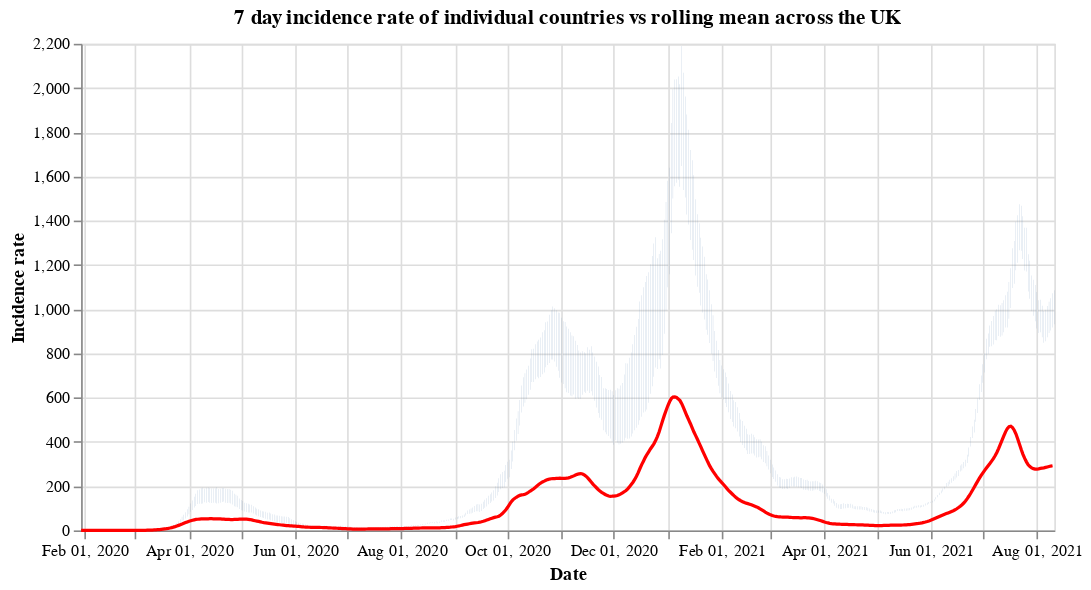

Here is the notebook cell this chart was saved with:
### Code cell
#collapse
countries = uk_cases['areaName'].unique()
countries.sort()

selection = alt.selection_single(
    name='Select',
    fields=['areaName'],
    init={'areaName': 'Wales'},
    bind={'areaName': alt.binding_select(options=countries)}
)

# scatter plot, modify opacity based on selection
bars = alt.Chart(uk_cases).mark_bar().add_selection(
    selection
).encode(
    x=alt.X("yearmonthdate(date):T", axis=alt.Axis(title='Date')),
    y=alt.Y("weeklyCasesRate:Q", axis=alt.Axis(title='Incidence rate')),
    tooltip='weeklyCasesRate:Q',
    opacity=alt.condition(selection, alt.value(1), alt.value(0))
).properties(title=f'7 day incidence rate of individual countries vs rolling mean across the UK', width=600)

line = alt.Chart(overview_cases).mark_line(
    color='red',
    size=2,
).transform_window(
    rolling_mean='mean(weeklyCasesRate)',
    frame=[0, 7]
).encode(
    x='yearmonthdate(date):T',
    y='rolling_mean:Q'
)

alt.layer(bars, line)

### Figure 1 — Vega-Lite specification as saved in the notebook (floating-point values rounded to 4 significant figures; data arrays with more than 128 entries replaced by an {"elided": "..."} marker saying what was removed)
{"config": {"view": {"continuousWidth": 400, "continuousHeight": 300}}, "layer": [{"data": {"name": "data-6adc8a7d1a96e64ab61dbe8e485c82a9"}, "mark": "bar", "encoding": {"opacity": {"condition": {"value": 1, "selection": "Select"}, "value": 0}, "tooltip": {"type": "quantitative", "field": "weeklyCasesRate"}, "x": {"type": "temporal", "axis": {"title": "Date"}, "field": "date", "timeUnit": "yearmonthdate"}, "y": {"type": "quantitative", "axis": {"title": "Incidence rate"}, "field": "weeklyCasesRate"}}, "selection": {"Select": {"type": "single", "fields": ["areaName"], "init": {"areaName": "Wales"}, "bind": {"areaName": {"input": "select", "options": ["England", "Northern Ireland", "Scotland", "Wales"]}}}}, "title": "7 day incidence rate of individual countries vs rolling mean across the UK", "width": 600}, {"data": {"name": "data-dfacd2c2904ce7dc7162212428fa87a8"}, "mark": {"type": "line", "color": "red", "size": 2}, "encoding": {"x": {"type": "temporal", "field": "date", "timeUnit": "yearmonthdate"}, "y": {"type": "quantitative", "field": "rolling_mean"}}, "transform": [{"window": [{"op": "mean", "field": "weeklyCasesRate", "as": "rolling_mean"}], "frame": [0, 7]}]}], "$schema": "https://vega.github.io/schema/vega-lite/v4.8.1.json", "datasets": {"data-6adc8a7d1a96e64ab61dbe8e485c82a9": {"elided": "2144 records"}, "data-dfacd2c2904ce7dc7162212428fa87a8": {"elided": "559 records"}}}
